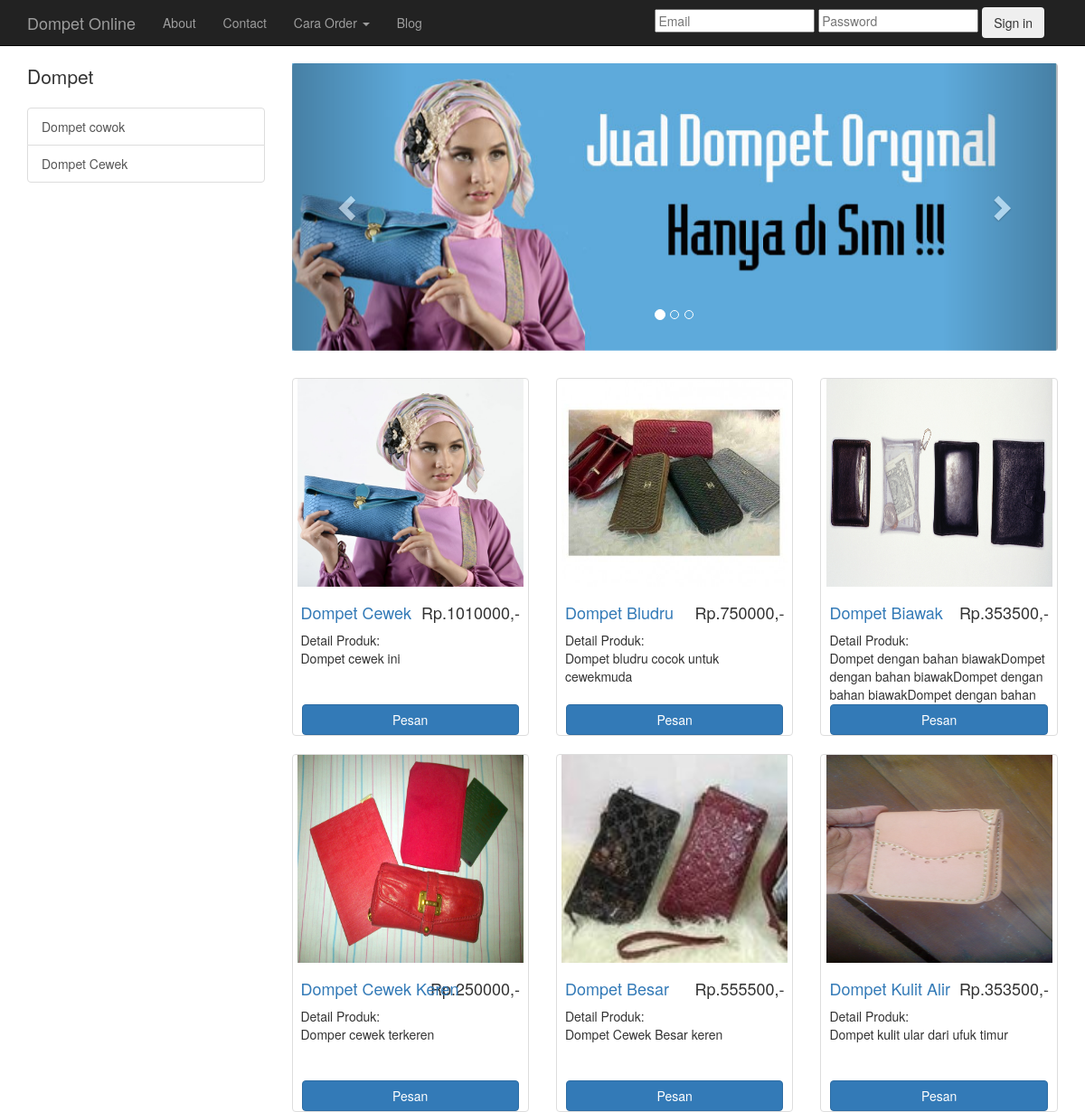
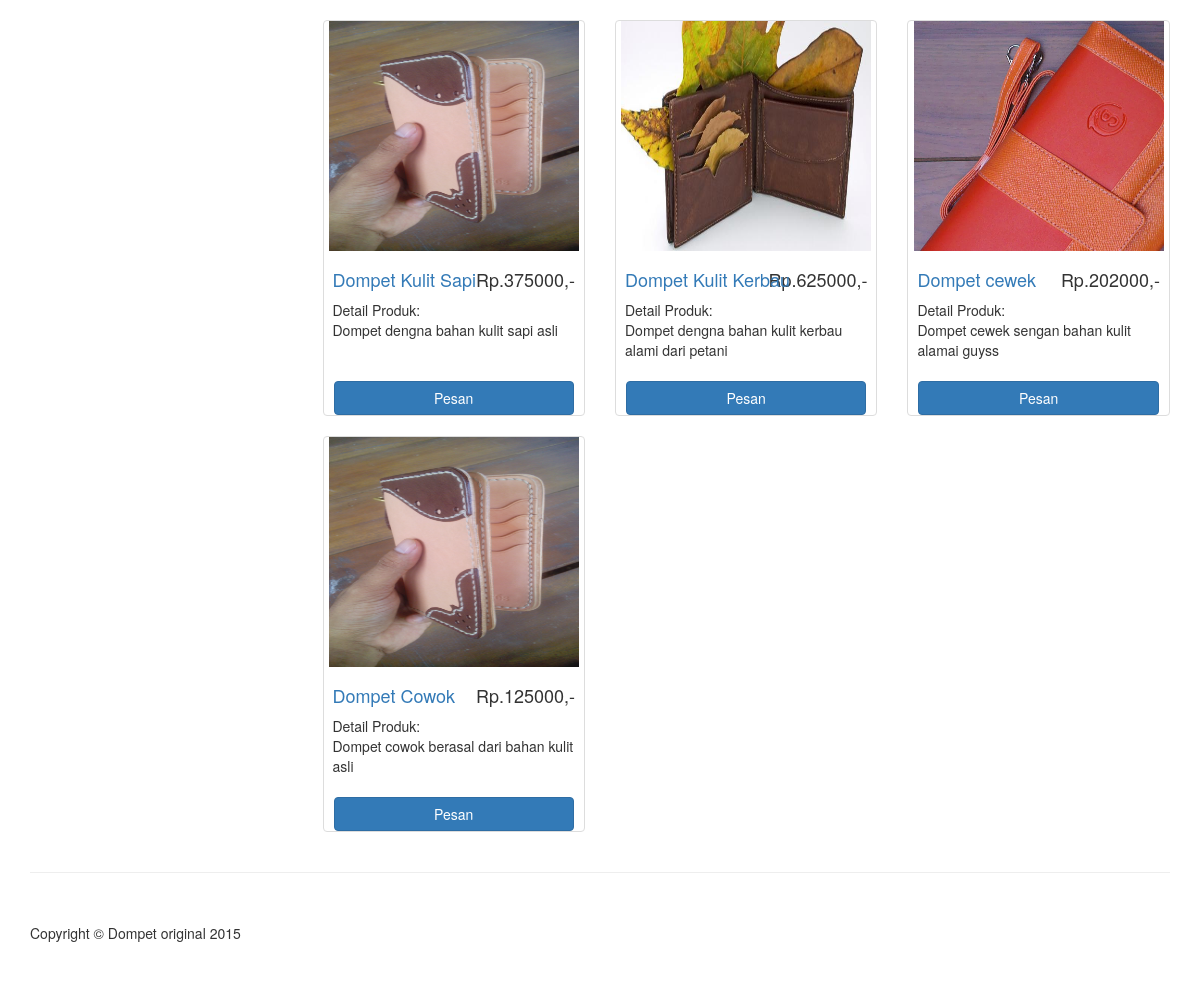
The page / on the database its author committed (2 pictures, top to bottom).
### tables this page shows
CREATE TABLE IF NOT EXISTS `barang` (
  `kd_produk` int(11) NOT NULL AUTO_INCREMENT,
  `kd_kategori` varchar(20) NOT NULL,
  `nm_produk` varchar(40) NOT NULL,
  `input_date` datetime NOT NULL,
  `hrg_beli` int(11) NOT NULL,
  `laba` int(11) NOT NULL,
  `hrg_jual` int(11) NOT NULL,
  `gambar` varchar(100) NOT NULL,
  `deskripsi` text NOT NULL,
  PRIMARY KEY (`kd_produk`)
);

### index.php (called while the page is built, shortened)
<?php
include 'header.php';
include 'home.php';
include 'footer.php';
?>

### home.php (the view, shortened to what this page needs)
<div class="container">
   <div class="row">
       <div class="col-md-3">
           <p class="lead">Dompet</p>
           <div class="list-group">
               <a href="dompet_cowok.php" class="list-group-item">Dompet cowok</a>
               <a href="dompet_cewek.php" class="list-group-item">Dompet Cewek</a>
               </div>
       </div>
       <div class="col-md-9">
           <div class="row carousel-holder">
               <div class="col-md-12">
                   <div id="carousel-example-generic" class="carousel slide" data-ride="carousel">
                       <ol class="carousel-indicators">
                           <li data-target="#carousel-example-generic" data-slide-to="0" class="active"></li>
                           <li data-target="#carousel-example-generic" data-slide-to="1"></li>
                           <li data-target="#carousel-example-generic" data-slide-to="2"></li>
                       </ol>
                       <div class="carousel-inner">
                           <div class="item active">
                               <img class="slide-image" src="image/Bg11.jpg" alt="">
                           </div>
                       </div>
                       <a class="left carousel-control" href="#carousel-example-generic" data-slide="prev">
                           <span class="glyphicon glyphicon-chevron-left"></span>
                       </a>
                       <a class="right carousel-control" href="#carousel-example-generic" data-slide="next">
                           <span class="glyphicon glyphicon-chevron-right"></span>
                       </a>
                   </div>
               </div>
           </div>
           <div class="row">
               <?php
                       $query="SELECT * from barang order by input_date desc";
                       $result=mysql_query($query) or die(mysql_error());
                       while($rows=mysql_fetch_array($result)){
                       ?>
               <div class="col-sm-4 col-lg-4 col-md-4">
                   <div class="thumbnail">
                       <img src="admin/<?php echo $rows['gambar'];?>" width="20px" height="250px" />
                       <div class="caption">
                           <h4 class="pull-right">Rp.<?php echo $rows['hrg_jual'];?>,-</h4>
                           <h4><a href="detail_produk.php?id=<?php echo $rows['kd_produk'];?>"><?php echo $rows['nm_produk'];?></a></h4>
                           Detail Produk:<?php echo $rows['deskripsi'];?>
                           </div>
                       <div class="ratings">
                               <button class = "btn btn-mini btn-block btn-primary" type="button">
                               <a href="input.php?input=add&id=<?php echo $rows['kd_produk']; ?>" style="text-decoration:none; color:white;" >Pesan</a></button>
                   </div>
                   </div>
               </div>
                <?php
               }?>
                   </div>
               </div>
           </div>
       </div>
   </body>

### header.php (shortened to what this page needs)
<html lang="en">
<head>
    <link href="css/bootstrap.min.css" rel="stylesheet">
    <link href="css/shop-homepage.css" rel="stylesheet">
</head>
</html>
   <body>
    <nav class="navbar navbar-inverse navbar-fixed-top" role="navigation">
        <div class="container">
            <div class="navbar-header">
                <a class="navbar-brand" href="index.php">Dompet Online</a>
            </div>
            <div class="collapse navbar-collapse" id="bs-example-navbar-collapse-1">
                <ul class="nav navbar-nav">
                    <li>
                        <a href="about.php">About</a>
                    </li>
                    <li>
                        <a href="contact.php">Contact</a>
                    </li>
                    <li class="dropdown">
                <a href="#" class="dropdown-toggle" data-toggle="dropdown">Cara Order <b class="caret"></b></a>
              </li>
                    <li>
                        <a href="blog.php">Blog</a>
                    </li>
                </ul>
                <form action="verify_costumer.php" class="navbar-form pull-right">
              <input class="span2" type="text" id="username" placeholder="Email"  >
              <input class="span2" type="password" id="password" placeholder="Password">
              <button type="submit" name="submit" id="submit" value="Login" class="btn">Sign in</button>
            </form>
            </div>
        </div>
    </nav>

### footer.php (shortened to what this page needs)
<div class="container">
        <hr>
<footer>
            <div class="row">
                <div class="col-lg-12">
                    <p>Copyright &copy; Dompet original 2015</p>
                </div>
            </div>
        </footer>
    </div>

### css/shop-homepage.css (style rules this page uses)
body { padding-top: 70px; }
.slide-image { width: 100%; }
.carousel-holder { margin-bottom: 30px; }
.carousel-control, .item { border-radius: 4px; }
.caption { height: 130px; overflow: hidden; }
.caption h4 { white-space: nowrap; }
.thumbnail img { width: 250px; height: 230px; }
.ratings { padding-right: 10px; padding-left: 10px; color: #d17581; }
.thumbnail { padding: 0; }
footer { margin: 50px 0; }

### rows shown on the page
barang: gambar (picture), hrg_jual "1010000", nm_produk "Dompet Cewek", deskripsi "Dompet cewek ini"
barang: gambar (picture), hrg_jual "750000", nm_produk "Dompet Bludru", deskripsi "Dompet bludru cocok untuk cewekmuda"
barang: gambar (picture), hrg_jual "353500", nm_produk "Dompet Biawak", deskripsi "Dompet dengan bahan biawakDompet dengan bahan biawakDompet dengan bahan biawakDompet dengan bahan…"
barang: gambar (picture), hrg_jual "250000", nm_produk "Dompet Cewek Keren", deskripsi "Domper cewek terkeren"
barang: gambar (picture), hrg_jual "555500", nm_produk "Dompet Besar", deskripsi "Dompet Cewek Besar keren"
barang: gambar (picture), hrg_jual "353500", nm_produk "Dompet Kulit Alir", deskripsi "Dompet kulit ular dari ufuk timur"
barang: gambar (picture), hrg_jual "375000", nm_produk "Dompet Kulit Sapi", deskripsi "Dompet dengna bahan kulit sapi asli"
barang: gambar (picture), hrg_jual "625000", nm_produk "Dompet Kulit Kerbau", deskripsi "Dompet dengna bahan kulit kerbau alami dari petani"
barang: gambar (picture), hrg_jual "202000", nm_produk "Dompet cewek", deskripsi "Dompet cewek sengan bahan kulit alamai guyss"
barang: gambar (picture), hrg_jual "125000", nm_produk "Dompet Cowok", deskripsi "Dompet cowok berasal dari bahan kulit asli"
